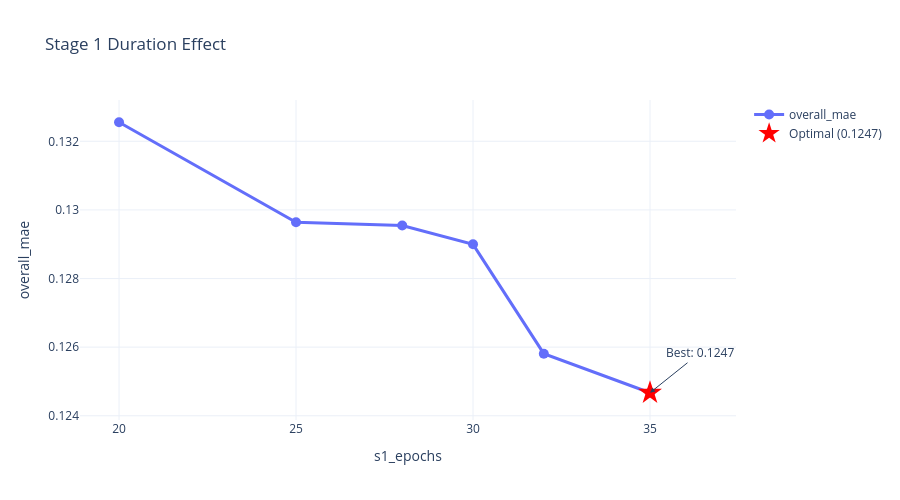
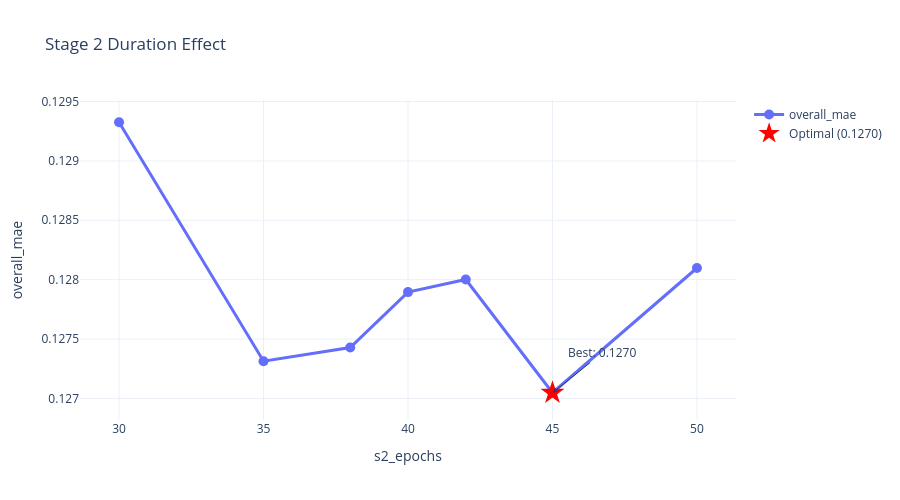
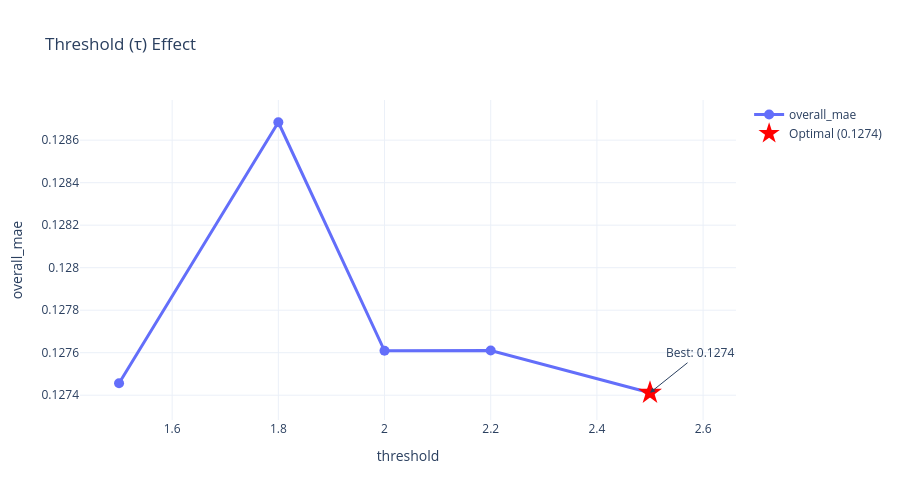
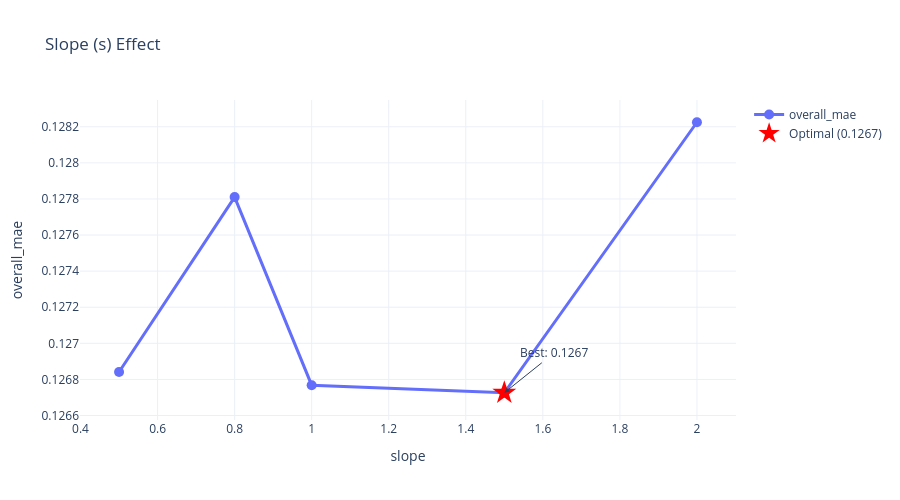

Notebook cell for these charts, in order:
### Markdown cell above
---
## 9. Interactive Visualization Dashboard

### Code cell
summary_df = pd.DataFrame(summary_data)

# Create comprehensive dashboard
all_sweep_results = {
    'Stage 1 Epochs': s1_df.rename(columns={'s1_epochs': 'value', 'overall_mae': 'mae'}),
    'Stage 2 Epochs': s2_df.rename(columns={'s2_epochs': 'value', 'overall_mae': 'mae'}),
    'Threshold (τ)': threshold_df.rename(columns={'threshold': 'value', 'overall_mae': 'mae'}),
    'Slope (s)': slope_df.rename(columns={'slope': 'value', 'overall_mae': 'mae'}),
    'Learning Rate': lr_df.rename(columns={'s2_lr': 'value', 'overall_mae': 'mae'}),
}

# Create individual sweep result plots
fig_s1 = plot_sweep_results(s1_df, x_col='s1_epochs', y_col='overall_mae', 
                            title='Stage 1 Duration Effect')
fig_s2 = plot_sweep_results(s2_df, x_col='s2_epochs', y_col='overall_mae',
                            title='Stage 2 Duration Effect')
fig_thresh = plot_sweep_results(threshold_df, x_col='threshold', y_col='overall_mae',
                                title='Threshold (τ) Effect')
fig_slope = plot_sweep_results(slope_df, x_col='slope', y_col='overall_mae',
                               title='Slope (s) Effect')
fig_lr = plot_sweep_results(lr_df, x_col='s2_lr', y_col='overall_mae',
                            title='Stage 2 Learning Rate Effect')

# Show individual plots
fig_s1.show()
fig_s2.show()
fig_thresh.show()
fig_slope.show()
fig_lr.show()

### Figure 1 — Plotly figure (JSON) as saved in the notebook; plotly's stock layout.template omitted (floating-point values rounded to 4 significant figures)
{"data": [{"line": {"color": "#636EFA", "width": 3}, "marker": {"size": 10}, "mode": "lines+markers", "name": "overall_mae", "type": "scatter", "x": [20, 25, 28, 30, 32, 35], "y": [0.1326, 0.1296, 0.1295, 0.129, 0.1258, 0.1247]}, {"marker": {"color": "red", "size": 18, "symbol": "star"}, "mode": "markers", "name": "Optimal (0.1247)", "type": "scatter", "x": [35], "y": [0.1247]}], "layout": {"annotations": [{"arrowhead": 2, "ax": 50, "ay": -40, "showarrow": true, "text": "Best: 0.1247", "x": 35, "y": 0.1247}], "height": 500, "title": {"text": "Stage 1 Duration Effect"}, "xaxis": {"title": {"text": "s1_epochs"}}, "yaxis": {"title": {"text": "overall_mae"}}}}

### Figure 2 — Plotly figure (JSON) as saved in the notebook; plotly's stock layout.template omitted (floating-point values rounded to 4 significant figures)
{"data": [{"line": {"color": "#636EFA", "width": 3}, "marker": {"size": 10}, "mode": "lines+markers", "name": "overall_mae", "type": "scatter", "x": [30, 35, 38, 40, 42, 45, 50], "y": [0.1293, 0.1273, 0.1274, 0.1279, 0.128, 0.127, 0.1281]}, {"marker": {"color": "red", "size": 18, "symbol": "star"}, "mode": "markers", "name": "Optimal (0.1270)", "type": "scatter", "x": [45], "y": [0.127]}], "layout": {"annotations": [{"arrowhead": 2, "ax": 50, "ay": -40, "showarrow": true, "text": "Best: 0.1270", "x": 45, "y": 0.127}], "height": 500, "title": {"text": "Stage 2 Duration Effect"}, "xaxis": {"title": {"text": "s2_epochs"}}, "yaxis": {"title": {"text": "overall_mae"}}}}

### Figure 3 — Plotly figure (JSON) as saved in the notebook; plotly's stock layout.template omitted (floating-point values rounded to 4 significant figures)
{"data": [{"line": {"color": "#636EFA", "width": 3}, "marker": {"size": 10}, "mode": "lines+markers", "name": "overall_mae", "type": "scatter", "x": [1.5, 1.8, 2.0, 2.2, 2.5], "y": [0.1275, 0.1287, 0.1276, 0.1276, 0.1274]}, {"marker": {"color": "red", "size": 18, "symbol": "star"}, "mode": "markers", "name": "Optimal (0.1274)", "type": "scatter", "x": [2.5], "y": [0.1274]}], "layout": {"annotations": [{"arrowhead": 2, "ax": 50, "ay": -40, "showarrow": true, "text": "Best: 0.1274", "x": 2.5, "y": 0.1274}], "height": 500, "title": {"text": "Threshold (τ) Effect"}, "xaxis": {"title": {"text": "threshold"}}, "yaxis": {"title": {"text": "overall_mae"}}}}

### Figure 4 — Plotly figure (JSON) as saved in the notebook; plotly's stock layout.template omitted (floating-point values rounded to 4 significant figures)
{"data": [{"line": {"color": "#636EFA", "width": 3}, "marker": {"size": 10}, "mode": "lines+markers", "name": "overall_mae", "type": "scatter", "x": [0.5, 0.8, 1.0, 1.5, 2.0], "y": [0.1268, 0.1278, 0.1268, 0.1267, 0.1282]}, {"marker": {"color": "red", "size": 18, "symbol": "star"}, "mode": "markers", "name": "Optimal (0.1267)", "type": "scatter", "x": [1.5], "y": [0.1267]}], "layout": {"annotations": [{"arrowhead": 2, "ax": 50, "ay": -40, "showarrow": true, "text": "Best: 0.1267", "x": 1.5, "y": 0.1267}], "height": 500, "title": {"text": "Slope (s) Effect"}, "xaxis": {"title": {"text": "slope"}}, "yaxis": {"title": {"text": "overall_mae"}}}}
